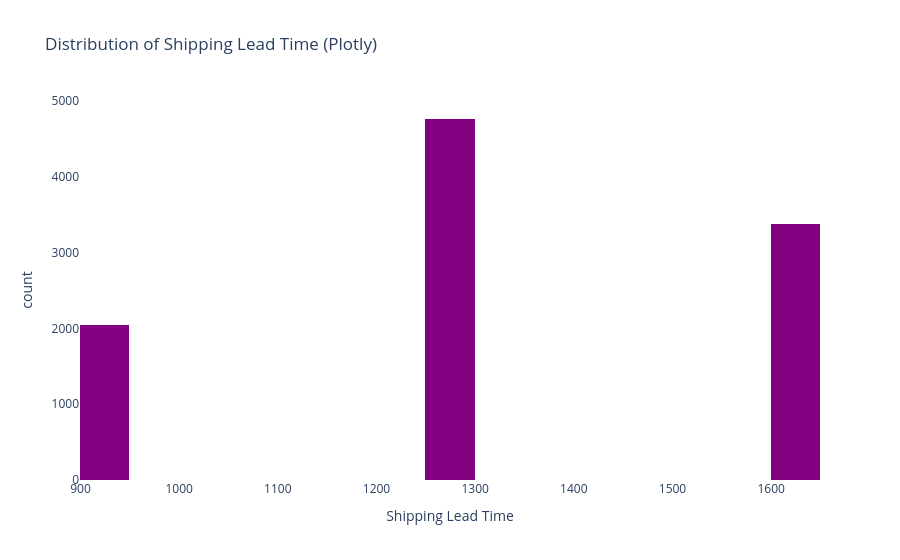

Write notebook code for a chart like this one.
### Markdown cell above
# Key Performance Indicators (KPIs)

### Code cell
fig_hist = px.histogram(df, x='Shipping Lead Time', nbins=30,
                        title='Distribution of Shipping Lead Time (Plotly)',
                        color_discrete_sequence=['purple'])
fig_hist.update_layout(plot_bgcolor='rgba(0,0,0,0)', paper_bgcolor='rgba(0,0,0,0)')
fig_hist.show()

### Figure 1 — Plotly figure (JSON) as saved in the notebook; plotly's stock layout.template omitted (floating-point values rounded to 4 significant figures; data arrays with more than 128 entries replaced by an {"elided": "..."} marker saying what was removed)
{"data": [{"bingroup": "x", "hovertemplate": "Shipping Lead Time=%{x}<br>count=%{y}<extra></extra>", "legendgroup": "", "marker": {"color": "purple", "pattern": {"shape": ""}}, "name": "", "nbinsx": 30, "orientation": "v", "showlegend": false, "type": "histogram", "x": {"elided": "10194 int values"}, "xaxis": "x", "yaxis": "y"}], "layout": {"barmode": "relative", "legend": {"tracegroupgap": 0}, "paper_bgcolor": "rgba(0,0,0,0)", "plot_bgcolor": "rgba(0,0,0,0)", "title": {"text": "Distribution of Shipping Lead Time (Plotly)"}, "xaxis": {"anchor": "y", "domain": [0, 1], "title": {"text": "Shipping Lead Time"}}, "yaxis": {"anchor": "x", "domain": [0, 1], "title": {"text": "count"}}}}
